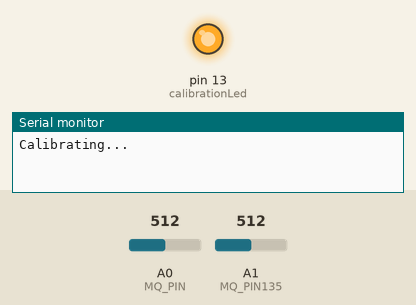
This sketch was run on a simulated Arduino Pro Mini, built with avr-gcc and run on an emulated ATmega328P. Shown: output pins drawn as LEDs (lit = HIGH), the last lines printed to the serial monitor. Inputs (shaded band) come from the test bench; at power-on: A0 (MQ_PIN) = 512, A1 (MQ_PIN135) = 512.

Above: at 0.1 s.
At 100.1 s:
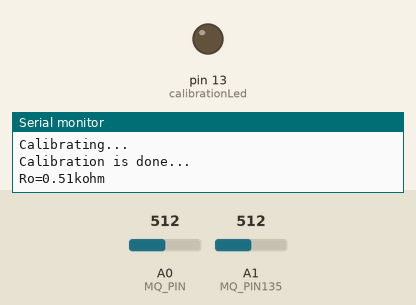
Timing chart, 0 to 101.6 s (numbered marks = the images above):
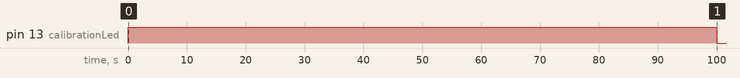

The sketch:

Arduino_Pro_Mini_Final_Firmware.ino
```cpp
/*
Author: Kanad H. Nemade
Version: V2.1
Desc: Firmware for Arduino Pro Mini
Code 1 of 2
*/

#include <SoftwareSerial.h>

SoftwareSerial nodemcu(2, 3);
//---------------------------------------------------------------------------------------------------------------
const int MQ_PIN = A0; // analog input channel
const int MQ_PIN135 = A1;
const int calibrationLed = 13; // when the calibration start , LED pin 13 will light up , off when finish calibrating
//---------------------------------------------------------------------------------------------------------------
int RL_VALUE = 5;                      // load resistance,kilo ohms
float RO_CLEAN_AIR_FACTOR = 9.83;      // RO_CLEAR_AIR_FACTOR=(Sensor resistance in clean air)/RO,
float RO_CLEAN_AIR_FACTOR2 = 3.67;     // RO_CLEAR_AIR_FACTOR2=(Sensor resistance in clean air)/RO,
int CALIBARAION_SAMPLE_TIMES = 100;    // no of samples taken in the calibration phase
int CALIBRATION_SAMPLE_INTERVAL = 500; // time interval(in ms) b/w each samples in the cablibration phase
int READ_SAMPLE_INTERVAL = 50;         // no of samples taken in normal operation
int READ_SAMPLE_TIMES = 5;             // time interval(in ms) b/w each samples in normal operation

//---------------------------------------------------------------------------------------------------------------
#define GAS_LPG 0
#define GAS_CO 1
#define GAS_SMOKE 2
#define GAS_BENZENE 3
#define GAS_AMMONIA 4

//----------------------------------------------------------------------------------------------------------------------------

float LPGCurve[3] = {2.3, 0.21, -0.47}; // two points,a line formed which is "approx equi" to the original curve.

float COCurve[3] = {2.3, 0.72, -0.34}; /// two points,a line formed which is "approx equi" to the original curve.

float SmokeCurve[3] = {2.3, 0.53, -0.44}; // two points,a line formed which is "approx equi" to the original curve.

float BenzeneCurve[3] = {1, 0.17, -0.30};

float AmmoniaCurve[3] = {1, 0.43, -0.40};

float Ro = 10; // Ro is initialized to 10 kilo ohms

//-----------------------------------------------------------------------------------------------------------------------------
String cdata;

int iPPM_LPG = 0;
int iPPM_CO = 0;
int iPPM_Smoke = 0;
int iPPM_Ammonia = 0;
int iPPM_Benzene = 0;

int sdata1 = 0; // LPG data
int sdata2 = 0; // CO data
int sdata3 = 0; // Smoke data
int sdata4 = 0; // Ammonia data
int sdata5 = 0; // Benzene data

//--------------------------------------------------------------------------------------------------------------------------------
void setup()
{
    Serial.begin(4800); // error with baud rate 4800 means 9600 in terminal                             //UART setup, baudrate = 9600bps
    nodemcu.begin(4800);
    pinMode(MQ_PIN, INPUT);
    pinMode(MQ_PIN135, INPUT);
    pinMode(calibrationLed, OUTPUT);

    Serial.print("Calibrating...\n");
    digitalWrite(calibrationLed, HIGH);
    Ro = MQCalibration(MQ_PIN); // Calibrating the sensor.
    Serial.print("Calibration is done...\n");
    Serial.print("Ro=");
    Serial.print(Ro);
    Serial.print("kohm");
    Serial.print("\n");

    Serial.print("Calibrating...\n");
    Ro = MQCalibration(MQ_PIN135); // Calibrating the sensor.
    Serial.print("Calibration is done...\n");
    Serial.print("Ro=");
    Serial.print(Ro);
    Serial.print("kohm");
    Serial.print("\n");
    digitalWrite(calibrationLed, LOW);
}

void loop()
{
    int iPPM_LPG = MQGetGasPercentage(MQRead(MQ_PIN) / Ro, GAS_LPG);
    int iPPM_CO = MQGetGasPercentage(MQRead(MQ_PIN) / Ro, GAS_CO);
    int iPPM_Smoke = MQGetGasPercentage(MQRead(MQ_PIN) / Ro, GAS_SMOKE);
    int iPPM_Ammonia = MQ135GetGasPercentage(MQRead135(MQ_PIN135) / Ro, GAS_AMMONIA);
    int iPPM_Benzene = MQ135GetGasPercentage(MQRead135(MQ_PIN135) / Ro, GAS_BENZENE);

    sdata1 = iPPM_LPG;
    sdata2 = iPPM_CO;
    sdata3 = iPPM_Smoke;
    sdata4 = iPPM_Ammonia;
    sdata5 = iPPM_Benzene;
    cdata = cdata + iPPM_LPG + "," + iPPM_CO + "," + iPPM_Smoke + "," + iPPM_Ammonia + "," + iPPM_Benzene; // comma will be used a delimeter

    Serial.println(cdata);
    nodemcu.println(cdata);
    delay(2000);
    cdata = "";

    Serial.print("LPG:");
    Serial.print(MQGetGasPercentage(MQRead(MQ_PIN) / Ro, GAS_LPG));
    Serial.print("ppm");
    Serial.print("    ");
    Serial.print("CO:");
    Serial.print(MQGetGasPercentage(MQRead(MQ_PIN) / Ro, GAS_CO));
    Serial.print("ppm");
    Serial.print("    ");
    Serial.print("SMOKE:");
    Serial.print(MQGetGasPercentage(MQRead(MQ_PIN) / Ro, GAS_SMOKE));
    Serial.print("ppm");
    Serial.print("    ");
    Serial.print("NH4:");
    Serial.print(MQ135GetGasPercentage(MQRead135(MQ_PIN135) / Ro, GAS_AMMONIA));
    Serial.print("ppm");
    Serial.print("    ");
    Serial.print("C6H6:");
    Serial.print(MQ135GetGasPercentage(MQRead135(MQ_PIN135) / Ro, GAS_BENZENE));
    Serial.print("ppm");
    Serial.print("    ");

    delay(200);

    //---------------------------------------------------------------------------------------------
}

float MQResistanceCalculation(int raw_adc)
{
    return (((float)RL_VALUE * (1023 - raw_adc) / raw_adc));
}

float MQ135ResistanceCalculation(int raw_adc135)
{
    return (((float)RL_VALUE * (1023 - raw_adc135) / raw_adc135));
}

//==================================================================================================

float MQCalibration(int mq_pin)
{
    int i;
    float val = 0;

    for (i = 0; i < CALIBARAION_SAMPLE_TIMES; i++)
    { // take multiple samples
        val += MQResistanceCalculation(analogRead(mq_pin));
        delay(CALIBRATION_SAMPLE_INTERVAL);
    }
    val = val / CALIBARAION_SAMPLE_TIMES; // calculate the average value

    val = val / RO_CLEAN_AIR_FACTOR; // divided by RO_CLEAN_AIR_FACTOR yields the Ro
                                     // according to the chart in the datasheet

    return val;
}

float MQCalibration135(int mq_pin135)
{
    int i135;
    float val135 = 0;

    for (i135 = 0; i135 < CALIBARAION_SAMPLE_TIMES; i135++)
    { // take multiple samples
        val135 += MQ135ResistanceCalculation(analogRead(mq_pin135));
        delay(CALIBRATION_SAMPLE_INTERVAL);
    }
    val135 = val135 / CALIBARAION_SAMPLE_TIMES; // calculate the average value

    val135 = val135 / RO_CLEAN_AIR_FACTOR2; // divided by RO_CLEAN_AIR_FACTOR2 yields the Ro
                                            // according to the chart in the datasheet

    return val135;
}

//------------------------------------------------------------------------------------------------------------------------------------

float MQRead(int mq_pin)
{
    int i;
    float rs = 0;

    for (i = 0; i < READ_SAMPLE_TIMES; i++)
    {
        rs += MQResistanceCalculation(analogRead(mq_pin));
        delay(READ_SAMPLE_INTERVAL);
    }

    rs = rs / READ_SAMPLE_TIMES;

    return rs;
}
float MQRead135(int mq_pin135)
{
    int i135;
    float rs135 = 0;

    for (i135 = 0; i135 < READ_SAMPLE_TIMES; i135++)
    {
        rs135 += MQ135ResistanceCalculation(analogRead(mq_pin135));
        delay(READ_SAMPLE_INTERVAL);
    }

    rs135 = rs135 / READ_SAMPLE_TIMES;

    return rs135;
}
//---------------------------------------------------------------------------------------------
int MQGetGasPercentage(float rs_ro_ratio, int gas_id)
{
    if (gas_id == GAS_LPG)
    {
        return MQGetPercentage(rs_ro_ratio, LPGCurve);
    }
    else if (gas_id == GAS_SMOKE)
    {
        return MQGetPercentage(rs_ro_ratio, SmokeCurve);
    }
    else if (gas_id == GAS_CO)
    {
        return MQGetPercentage(rs_ro_ratio, COCurve);
    }

    return 0;
}

int MQ135GetGasPercentage(float rs_ro_ratio135, int gas_id135)
{
    if (gas_id135 == GAS_BENZENE)
    {
        return MQGetPercentage(rs_ro_ratio135, BenzeneCurve);
    }
    else if (gas_id135 == GAS_AMMONIA)
    {
        return MQGetPercentage(rs_ro_ratio135, AmmoniaCurve);
    }

    return 0;
}

//----------------------------------------------------------------------------------------------
int MQGetPercentage(float rs_ro_ratio, float *pcurve)
{
    return (pow(10, (((log10(rs_ro_ratio) - pcurve[1]) / pcurve[2]) + pcurve[0])));
}
```
